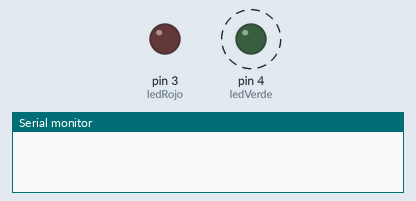
This sketch was run on a simulated Arduino Uno, built with avr-gcc and run on an emulated ATmega328P. Parts: output pins drawn as LEDs (lit = HIGH), the last lines printed to the serial monitor. Dashed ring = blinking.

Above: at 0.2 s.
At 35.8 s:
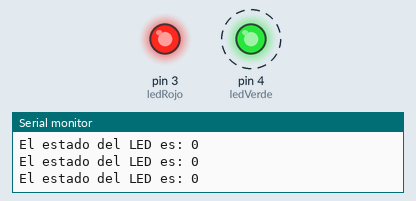
Timing chart, 0 to 39.0 s (numbered marks = the images above):
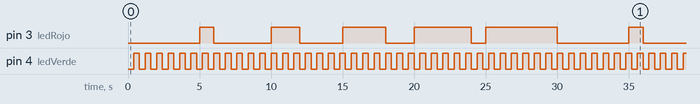

The sketch:

ej5.ino
```cpp
const int ledRojo = 3;
const int ledVerde = 4;
byte estadoLedRojo = LOW;
byte estadoLedVerde = LOW;
const int periodoRojo = 5000;
const int periodoVerde = 400;
const int periodoImpresion = 1000;
unsigned long ultimoRojo = 0;
unsigned long ultimoVerde = 0;
unsigned long ultimaImpresion = 0;
float multiplicadores[] = { 0, 0.2, 0.4, 0.6, 0.8, 1 };
int i = 0;

void setup() {
  // put your setup code here, to run once:
  Serial.begin(9600);
  pinMode(ledRojo, OUTPUT);
  pinMode(ledVerde, OUTPUT);
}

void loop() {
  // put your main code here, to run repeatedly:
  unsigned long num = millis();
  if (num - ultimoVerde >= periodoVerde) {
    estadoLedVerde = !estadoLedVerde;
    ultimoVerde += periodoVerde;
    digitalWrite(ledVerde, estadoLedVerde);
  }

  if (num - ultimoRojo <= periodoRojo * multiplicadores[i]) {
    estadoLedRojo = HIGH;
  } else {
    estadoLedRojo = LOW;
  }

  digitalWrite(ledRojo, estadoLedRojo);

  if (num - ultimoRojo >= periodoRojo) {
    i = (i + 1) % 6;
    ultimoRojo += periodoRojo;
  }

  if (num - ultimaImpresion >= periodoImpresion) {
 	Serial.print("\nEl estado del LED es: ");
    Serial.print(estadoLedRojo==HIGH?1:0);
    ultimaImpresion += periodoImpresion;
  }
}
```

Measured:
- by itself, pin 4 (ledVerde): alternates HIGH for 0.40 s and LOW for 0.40 s
- by itself, pin 3 (ledRojo): repeats every 30.0 s: LOW 4.0 s, HIGH 2.0 s, LOW 3.0 s, HIGH 3.0 s, LOW 2.0 s, HIGH 4.0 s, LOW 1.0 s, HIGH 5.0 s, LOW 5.0 s, HIGH 1.0 s
- by itself, everything shown: repeats every 60.0 s, in 170 steps
